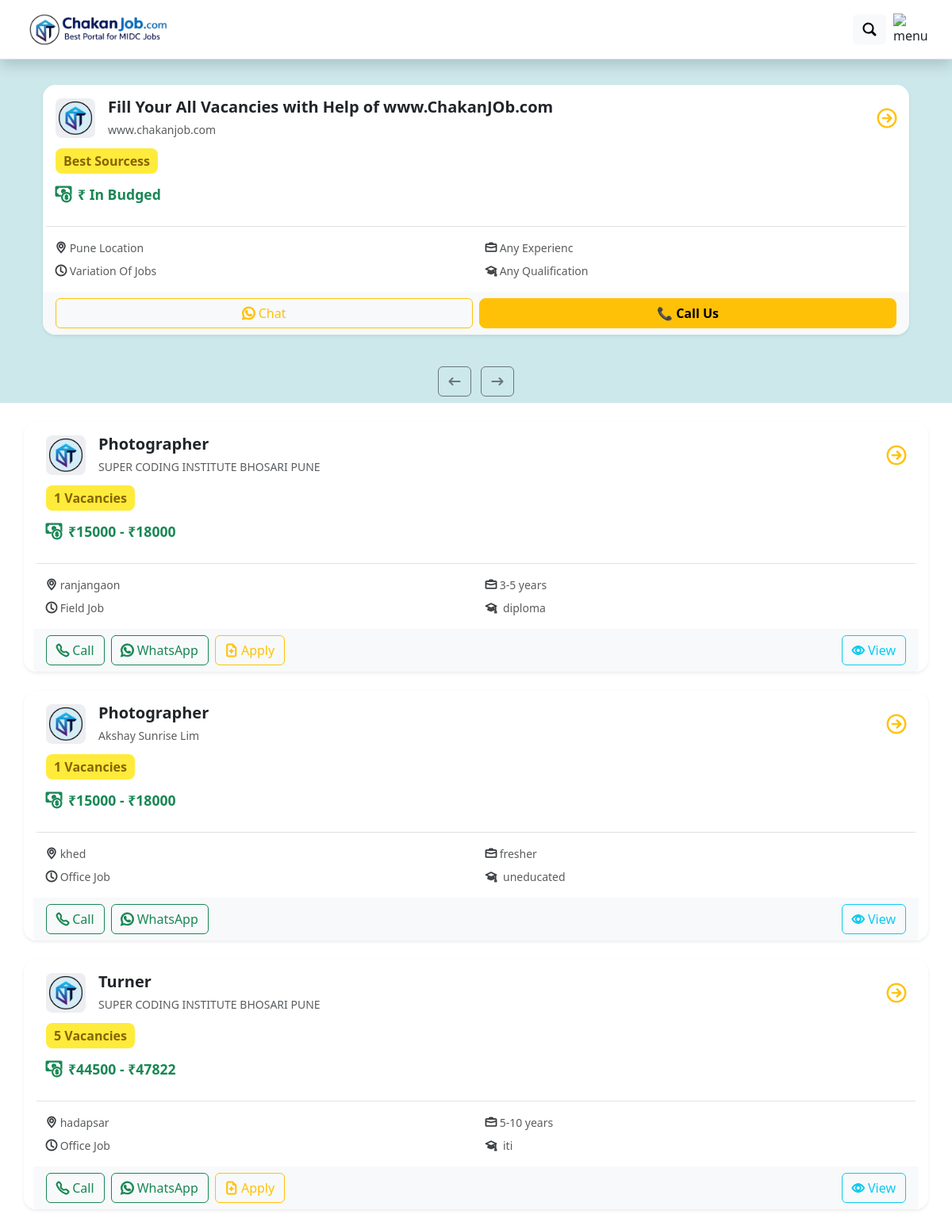
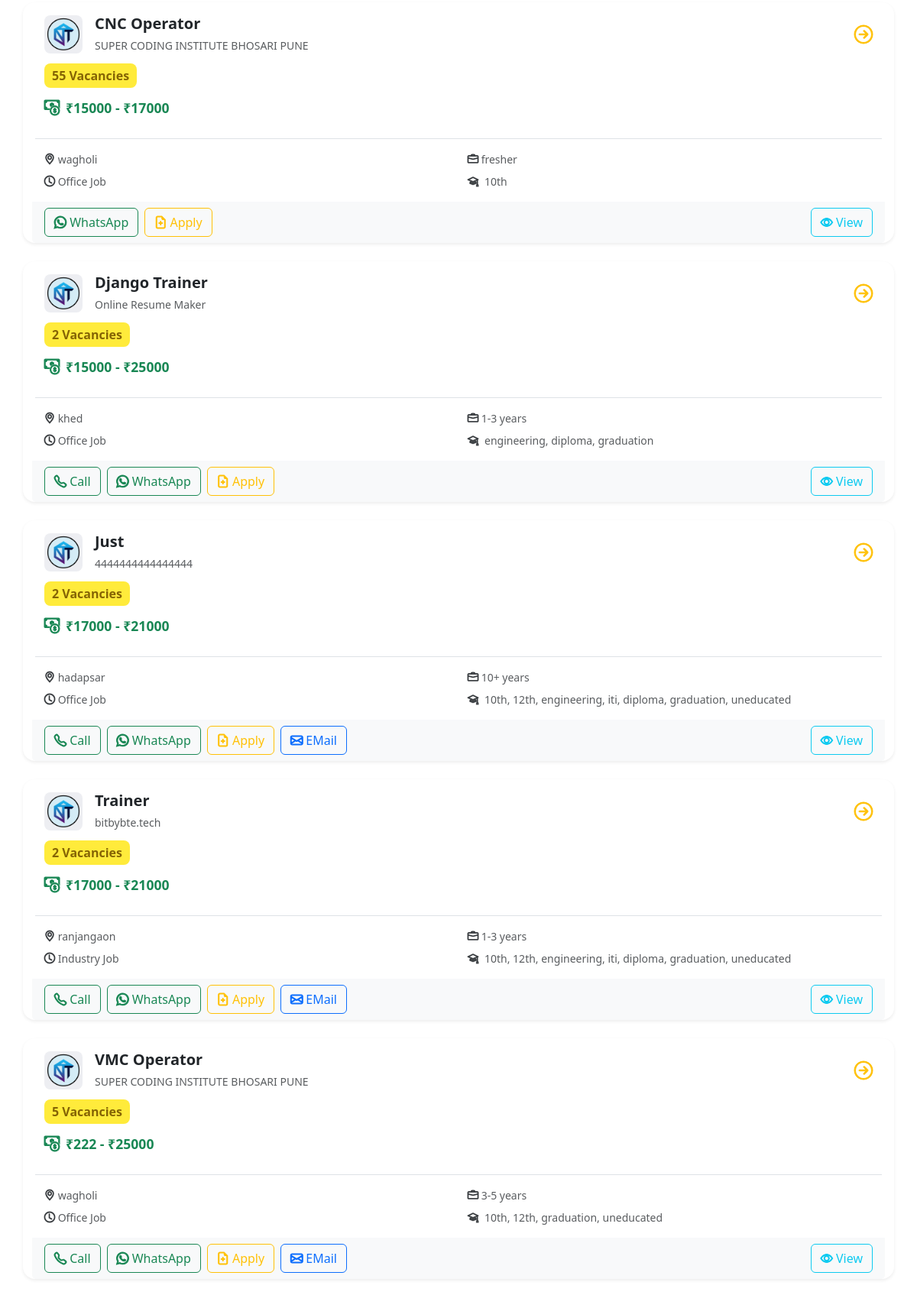
The page / (upper part) on the database its author committed (2 pictures, top to bottom).
### hr/models.py (models this page shows, shortened)
class Post(models.Model):
    JOB_TYPES = [
        ('field', 'Field Job'),
        ('office', 'Office Job'),
        ('wfh', 'Work From Home'),
        ('industry', 'Industry Job'),
    ]
    GENDER_CHOICES = [
        ('male', 'Male'),
        ('female', 'Female'),
        ('any', 'Any Gender'),
    ]
    SHIFT_CHOICES = [
        ('day', 'Day Shift'),
        ('night', 'Night Shift'),
        ('any', 'Any Shift'),
    ]
    EDUCATION_CHOICES = [
        ('10th', '10th'),
        ('12th', '12th'),
        ('Engineering', 'Engineering'),
        ('ITI', 'ITI'),
        ('Diploma', 'Diploma'),
        ('Graduation', 'Graduation'),
        ('Uneducated', 'Uneducated'),
    ]
    EXPERIENCE_CHOICES = [
        ('Fresher', 'Fresher'),
        ('1-2 Years', '1-2 Years'),
        ('3-5 Years', '3-5 Years'),
        ('5-10 Years', '5-10 Years'),
        ('10+ Years', '10+ Years'),
    ]
    MANAGE_DATA = [
        ('Calls', 'Calls'),
        ('WhatsApp', 'WhatsApp'),
        ('Apply', 'Apply'),
        ('Email', 'Email'),
    ]
    hr_user = models.ForeignKey(HrUser,on_delete=models.CASCADE,related_name='posts',default=1)
    job_title = models.CharField(max_length=255, default="N/A")
    job_description = models.TextField(blank=True, default="")
    number_of_openings = models.PositiveIntegerField(default=1)
    min_salary = models.PositiveIntegerField( default=8000)
    max_salary = models.PositiveIntegerField( default=12000)
    shifts = models.CharField(
        max_length=255, default='three'
    )
    job_type = models.CharField(
        max_length=255, choices=JOB_TYPES, default='Field Job'
    )
    charges = models.BooleanField(default=False)
    facilities = models.CharField(max_length=255, default="None",null=False, blank=False)
    min_education = models.CharField(
        max_length=255,  default='10th'
    )
    course_name = models.CharField(max_length=255, default="")
    experience = models.CharField(
        max_length=255, choices=EXPERIENCE_CHOICES, default='fresher'
    )
    gender = models.CharField(
        max_length=255, choices=GENDER_CHOICES, default='male'
    )
    manage_through = models.CharField(
        max_length=255, default='apply'
    )
    calling_number = models.CharField(max_length=255, default="")
    whatsapp_number = models.CharField(max_length=255, default="")
    email = models.EmailField(default="")
    terms_accepted = models.BooleanField(default=True)
    company_type = models.CharField(max_length=255, default="")
    company_name = models.CharField(max_length=255, default="")
    company_address = models.TextField(default="")
    company_size = models.CharField(max_length=50, default="")
    bus_route = models.TextField(default="", blank=True, null=True)
    area = models.CharField(max_length=255, default="chakan")
    village = models.CharField(max_length=255, default="")

### job/views.py (the view)
# urls.py: path('', home, name='home'),
def home(request):
    posts = Post.objects.all()
    for post in posts:
        if isinstance(post.manage_through, str):
            post.manage_through = post.manage_through.strip("[]").replace("'", "").split(',')
        post.manage_through = [item.strip() for item in post.manage_through]
        if isinstance(post.min_education, str):
            post.min_education = post.min_education.strip("[]").replace("'", "").split(',')
        post.min_education = [item.strip() for item in post.min_education]
    context = {"posts": posts}
    return render(request, 'job/home.html', context)

### templates/job/home.html (shortened to what this page needs)
{% extends 'job/base.html' %}
{% block content %}
{% load static %}
<div id="main-content" class="hidden">
<div id="jobCarousel" class="carousel slide p-2" style="background-color: #CCE8EB;" data-bs-ride="carousel">
  <div class="carousel-inner row w-100 mx-auto container">
    <div class="carousel-item col-12 col-md-4 col-lg-4 active">
          <div class="card shadow-sm job-card my-4">
            <div class="card-body">
              <div class="d-flex align-items-center">
                <img src="{% static 'img2/logo3.jpeg' %}"
                    alt="Company Logo" class="company-logo">
                <div class="ms-3 flex-grow-1">
                  <h5 class="mb-1 fw-bold text-dark">Fill Your All Vacancies with Help of www.ChakanJOb.com</h5>
                  <small class="text-muted">www.chakanjob.com</small>
                </div>
                <i class="bi bi-arrow-right-circle fs-4 text-warning"></i>
              </div>
              <div class="mt-3">
                <span class="badge-custom">Best Sourcess</span>
              </div>
              <div class="mt-3 d-flex align-items-center">
                <i class="bi bi-cash-coin text-success fs-5"></i>
                <span class="ms-2 salary">₹ In Budged</span>
              </div>
              <div class="row text-muted mt-4 border-top pt-3 small">
                <div class="col-6 mb-2"><i class="bi bi-geo-alt"></i> Pune Location</div>
                <div class="col-6 mb-2"><i class="bi bi-briefcase"></i> Any Experienc</div>
                <div class="col-6"><i class="bi bi-clock"></i> Variation Of Jobs</div>
                <div class="col-6"><i class="bi bi-mortarboard"></i> Any Qualification</div>
              </div>
            </div>
            <div class="card-footer bg-light border-0 d-flex gap-2">
              <a href="https://wa.me/9765825446" class="btn btn-outline-warning w-50">
                <i class="bi bi-whatsapp"></i> Chat
              </a>
              <a href="tel:+919307771481" class="btn btn-warning w-50">📞 Call Us</a>
            </div>
          </div>
    </div>
  </div>
  <div class="text-center mt-3">
    <button class="btn btn-outline-secondary me-2" type="button" data-bs-target="#jobCarousel" data-bs-slide="prev">
      <i class="bi bi-arrow-left"></i>
    </button>
    <button class="btn btn-outline-secondary" type="button" data-bs-target="#jobCarousel" data-bs-slide="next">
      <i class="bi bi-arrow-right"></i>
    </button>
  </div>
</div>
    {% for post in posts reversed %}
    <div class="card shadow-sm job-card my-4 container">
      <div class="card-body">
        <div class="d-flex align-items-center">
          <img src="{% static 'img2/logo3.jpeg' %}"
              alt="Company Logo" class="company-logo">
          <div class="ms-3 flex-grow-1">
            <h5 class="mb-1 fw-bold text-dark">{{ post.job_title }}</h5>
            <small class="text-muted">{{ post.company_name }}</small>
          </div>
          <i class="bi bi-arrow-right-circle fs-4 text-warning"></i>
        </div>
        <div class="mt-3">
          <span class="badge-custom">{{ post.number_of_openings }} Vacancies</span>
        </div>
        <div class="mt-3 d-flex align-items-center">
          <i class="bi bi-cash-coin text-success fs-5"></i>
          <span class="ms-2 salary">₹{{ post.min_salary }} - ₹{{ post.max_salary }}</span>
        </div>
        <div class="row text-muted mt-4 border-top pt-3 small">
          <div class="col-6 mb-2">
            <i class="bi bi-geo-alt"></i> {{ post.area }}
          </div>
          <div class="col-6 mb-2">
            <i class="bi bi-briefcase"></i> {{ post.experience }}
          </div>
          <div class="col-6">
            <i class="bi bi-clock"></i> {{ post.job_type }}
          </div>
          <div class="col-6 d-flex align-items-center">
            <i class="bi bi-mortarboard me-2"></i>
            {% if post.min_education %}
              <p class="mb-0">{{ post.min_education|join:", " }}</p>
            {% else %}
              <p class="mb-0">No minimum education specified.</p>
            {% endif %}
          </div>
        </div>
      </div>
<div class="card-footer bg-light border-0 d-flex flex-nowrap gap-2">
{% for method in post.manage_through %}
  {% if method == 'calls' %}
  <a href="tel:+91{{ post.calling_number }}" class="btn btn-outline-success w-auto">
    <i class="bi bi-telephone"></i> Call
  </a>
     {% elif method == 'whatsapp' %}
      <a href="https://wa.me/{{ post.whatsapp_number }}" class="btn btn-outline-success w-auto">
        <i class="bi bi-whatsapp"></i> WhatsApp
      </a>
     {% elif method == 'email' %}
  <a href="mailto:{{ post.email }}" class="btn btn-outline-primary w-auto">
    <i class="bi bi-envelope"></i> EMail
  </a>
     {% elif method == 'apply' %}
    <a href="/jobs/apply" class="btn btn-outline-warning w-auto">
      <i class="bi bi-file-earmark-plus"></i> Apply
    </a>
      {% endif %}
  {% endfor %}
  <a href="{% url 'post_detail' post.pk %}" class="btn btn-outline-info ms-auto w-auto">
    <i class="bi bi-eye"></i> View
  </a>
</div>
    </div>
    {% endfor %}
</div>
{% endblock %}

### templates/job/base.html (style rules this page uses)
.bi { font-weight: bold; -webkit-text-stroke: 1px; }
* { box-sizing: border-box; }

### templates/job/home.html (style rules this page uses)
.job-card { border-radius: 1rem; overflow: hidden; transition: all 0.3s ease-in-out; border: none; }
.company-logo { width: 60px; height: 60px; border-radius: 10px; object-fit: cover; }
.badge-custom { background-color: #fff3cd; color: #856404; font-weight: 600; padding: 0.4em 0.8em; border-radius: 0.5rem; }
.salary { color: #198754; font-weight: bold; font-size: 1.1rem; }
.btn-warning { font-weight: bold; border-radius: 8px; }
.company-logo { width: 50px; height: 50px; object-fit: cover; border-radius: 8px; }
.badge-custom { background-color: #ffeb3b; padding: 5px 10px; border-radius: 8px; font-weight: bold; }

### rows shown on the page
Post: job_title "Photographer", company_name "SUPER CODING INSTITUTE BHOSARI PUNE", number_of_openings "1", min_salary "15000", max_salary "18000", area "ranjangaon", experience "3-5 years", job_type "Field Job", min_education "diploma"
Post: job_title "Photographer", company_name "Akshay Sunrise Lim", number_of_openings "1", min_salary "15000", max_salary "18000", area "khed", experience "fresher", job_type "Office Job", min_education "uneducated"
Post: job_title "Turner", company_name "SUPER CODING INSTITUTE BHOSARI PUNE", number_of_openings "5", min_salary "44500", max_salary "47822", area "hadapsar", experience "5-10 years", job_type "Office Job", min_education "iti"
Post: job_title "CNC Operator", company_name "SUPER CODING INSTITUTE BHOSARI PUNE", number_of_openings "55", min_salary "15000", max_salary "17000", area "wagholi", experience "fresher", job_type "Office Job", min_education "10th"
Post: job_title "Django Trainer", company_name "Online Resume Maker", number_of_openings "2", min_salary "15000", max_salary "25000", area "khed", experience "1-3 years", job_type "Office Job", min_education "engineering, diploma, graduation"
Post: job_title "Just", company_name "4444444444444444", number_of_openings "2", min_salary "17000", max_salary "21000", area "hadapsar", experience "10+ years", job_type "Office Job", min_education "10th, 12th, engineering, iti, diploma, graduation, uneducated"
Post: job_title "Trainer", company_name "bitbybte.tech", number_of_openings "2", min_salary "17000", max_salary "21000", area "ranjangaon", experience "1-3 years", job_type "Industry Job", min_education "10th, 12th, engineering, iti, diploma, graduation, uneducated"
Post: job_title "VMC Operator", company_name "SUPER CODING INSTITUTE BHOSARI PUNE", number_of_openings "5", min_salary "222", max_salary "25000", area "wagholi", experience "3-5 years", job_type "Office Job", min_education "10th, 12th, graduation, uneducated"
